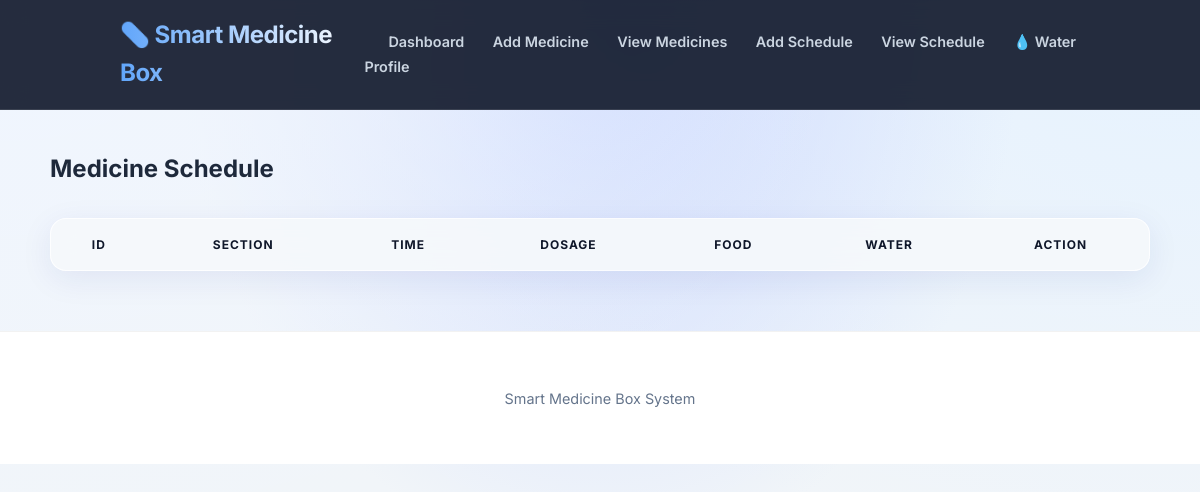
/view_schedule, run on an earlier commit of the app's database.
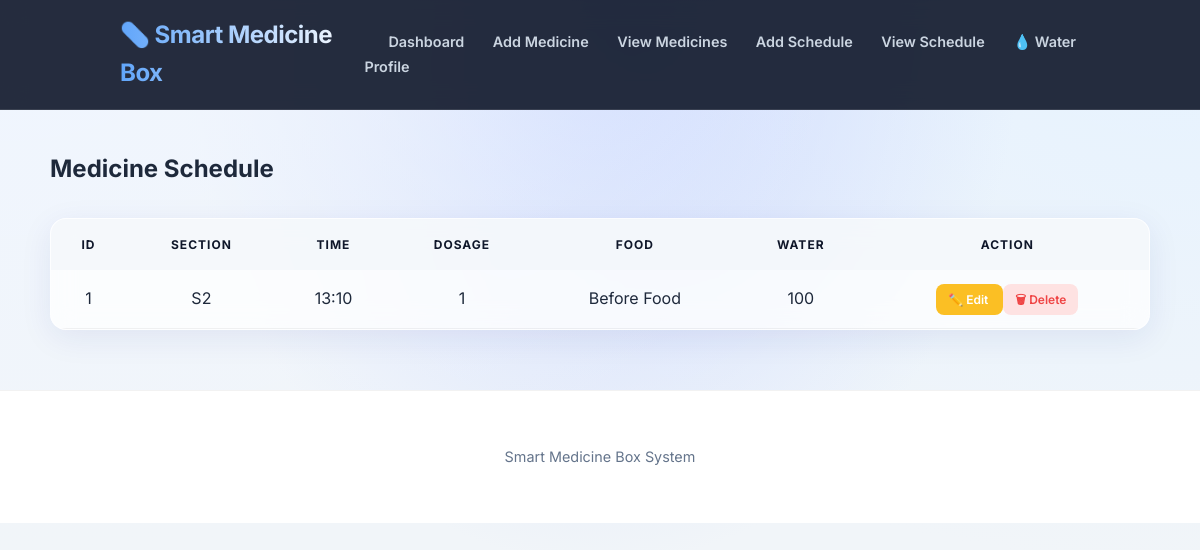
And on a later commit of the database.
### tables this page shows
CREATE TABLE schedule (
        schedule_id INTEGER PRIMARY KEY AUTOINCREMENT,
        section_id TEXT,
        time TEXT,
        dosage INTEGER,
        before_after_food TEXT,
        water_ml INTEGER,
        FOREIGN KEY (section_id) REFERENCES compartments(section_id)
    );

### medicine/app.py (the view)
@app.route("/view_schedule")
def view_schedule():
    conn = database.connect()
    cursor = conn.cursor()
    cursor.execute("SELECT * FROM schedule")
    data = cursor.fetchall()
    conn.close()
    return render_template("view_schedule.html", data=data)

### medicine/database.py (called while the page is built)
def connect():
    return sqlite3.connect(DB_NAME)

### medicine/templates/view_schedule.html
{% extends "base.html" %}
{% block content %}
<h2>Medicine Schedule</h2>
<table>
<tr>
<th>ID</th>
<th>Section</th>
<th>Time</th>
<th>Dosage</th>
<th>Food</th>
<th>Water</th>
<th>Action</th>
</tr>
{% for row in data %}
<tr>
<td>{{row[0]}}</td>
<td>{{row[1]}}</td>
<td>{{row[2]}}</td>
<td>{{row[3]}}</td>
<td>{{row[4]}}</td>
<td>{{row[5]}}</td>
<td>
<a class="edit-btn" href="/edit_schedule/{{row[0]}}">
✏️ Edit
</a>
<a class="delete-btn" href="/delete_schedule/{{row[0]}}">
🗑 Delete
</a>
</td>
</tr>
{% endfor %}
</table>
{% endblock %}

What changed in the data, as far as the page shows it:
added schedule: schedule_id "1", section "S2", time "13:10", dosage "1", before_after_food "Before Food", water_ml "100"
